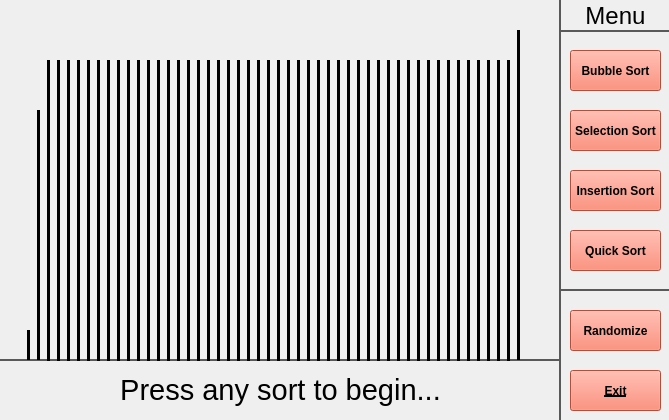
<?xml version="1.0" encoding="UTF-8"?>
<ui version="4.0">
 <class>MainWindow</class>
 <widget class="QMainWindow" name="MainWindow">
  <property name="geometry">
   <rect>
    <x>0</x>
    <y>0</y>
    <width>669</width>
    <height>420</height>
   </rect>
  </property>
  <property name="windowTitle">
   <string>MainWindow</string>
  </property>
  <property name="styleSheet">
   <string notr="true">color: rgb(89, 89, 89);</string>
  </property>
  <widget class="QWidget" name="centralwidget">
   <widget class="QPushButton" name="bubbleButton">
    <property name="geometry">
     <rect>
      <x>570</x>
      <y>50</y>
      <width>91</width>
      <height>41</height>
     </rect>
    </property>
    <property name="sizePolicy">
     <sizepolicy hsizetype="Preferred" vsizetype="Preferred">
      <horstretch>0</horstretch>
      <verstretch>0</verstretch>
     </sizepolicy>
    </property>
    <property name="font">
     <font>
      <pointsize>9</pointsize>
      <bold>true</bold>
     </font>
    </property>
    <property name="cursor">
     <cursorShape>PointingHandCursor</cursorShape>
    </property>
    <property name="styleSheet">
     <string notr="true">background-color: rgb(255, 108, 82);
color: rgb(0, 0, 0);</string>
    </property>
    <property name="text">
     <string>Bubble Sort</string>
    </property>
   </widget>
   <widget class="QPushButton" name="insertionButton">
    <property name="geometry">
     <rect>
      <x>570</x>
      <y>170</y>
      <width>91</width>
      <height>41</height>
     </rect>
    </property>
    <property name="sizePolicy">
     <sizepolicy hsizetype="Preferred" vsizetype="Preferred">
      <horstretch>0</horstretch>
      <verstretch>0</verstretch>
     </sizepolicy>
    </property>
    <property name="font">
     <font>
      <pointsize>9</pointsize>
      <bold>true</bold>
     </font>
    </property>
    <property name="cursor">
     <cursorShape>PointingHandCursor</cursorShape>
    </property>
    <property name="styleSheet">
     <string notr="true">background-color: rgb(255, 108, 82);
color: rgb(0, 0, 0);</string>
    </property>
    <property name="text">
     <string>Insertion Sort</string>
    </property>
   </widget>
   <widget class="QPushButton" name="quickButton">
    <property name="geometry">
     <rect>
      <x>570</x>
      <y>230</y>
      <width>91</width>
      <height>41</height>
     </rect>
    </property>
    <property name="sizePolicy">
     <sizepolicy hsizetype="Preferred" vsizetype="Preferred">
      <horstretch>0</horstretch>
      <verstretch>0</verstretch>
     </sizepolicy>
    </property>
    <property name="font">
     <font>
      <pointsize>9</pointsize>
      <bold>true</bold>
     </font>
    </property>
    <property name="cursor">
     <cursorShape>PointingHandCursor</cursorShape>
    </property>
    <property name="styleSheet">
     <string notr="true">background-color: rgb(255, 108, 82);
color: rgb(0, 0, 0);</string>
    </property>
    <property name="text">
     <string>Quick Sort</string>
    </property>
   </widget>
   <widget class="QPushButton" name="selectionButton">
    <property name="geometry">
     <rect>
      <x>570</x>
      <y>110</y>
      <width>91</width>
      <height>41</height>
     </rect>
    </property>
    <property name="sizePolicy">
     <sizepolicy hsizetype="Preferred" vsizetype="Preferred">
      <horstretch>0</horstretch>
      <verstretch>0</verstretch>
     </sizepolicy>
    </property>
    <property name="font">
     <font>
      <pointsize>9</pointsize>
      <bold>true</bold>
      <underline>false</underline>
     </font>
    </property>
    <property name="cursor">
     <cursorShape>PointingHandCursor</cursorShape>
    </property>
    <property name="styleSheet">
     <string notr="true">background-color: rgb(255, 108, 82);
color: rgb(0, 0, 0);</string>
    </property>
    <property name="text">
     <string>Selection Sort</string>
    </property>
   </widget>
   <widget class="QPushButton" name="randomizeButton">
    <property name="geometry">
     <rect>
      <x>570</x>
      <y>310</y>
      <width>91</width>
      <height>41</height>
     </rect>
    </property>
    <property name="font">
     <font>
      <pointsize>9</pointsize>
      <bold>true</bold>
     </font>
    </property>
    <property name="cursor">
     <cursorShape>PointingHandCursor</cursorShape>
    </property>
    <property name="styleSheet">
     <string notr="true">background-color: rgb(255, 108, 82);
color: rgb(0, 0, 0);</string>
    </property>
    <property name="text">
     <string>Randomize</string>
    </property>
   </widget>
   <widget class="QPushButton" name="exitButton">
    <property name="geometry">
     <rect>
      <x>570</x>
      <y>370</y>
      <width>91</width>
      <height>41</height>
     </rect>
    </property>
    <property name="font">
     <font>
      <pointsize>9</pointsize>
      <italic>false</italic>
      <bold>true</bold>
      <underline>true</underline>
      <strikeout>false</strikeout>
     </font>
    </property>
    <property name="cursor">
     <cursorShape>PointingHandCursor</cursorShape>
    </property>
    <property name="styleSheet">
     <string notr="true">background-color: rgb(255, 108, 82);
color: rgb(0, 0, 0);</string>
    </property>
    <property name="text">
     <string>Exit</string>
    </property>
   </widget>
   <widget class="Line" name="menuLine1">
    <property name="geometry">
     <rect>
      <x>540</x>
      <y>0</y>
      <width>41</width>
      <height>421</height>
     </rect>
    </property>
    <property name="styleSheet">
     <string notr="true"/>
    </property>
    <property name="frameShadow">
     <enum>QFrame::Plain</enum>
    </property>
    <property name="lineWidth">
     <number>2</number>
    </property>
    <property name="orientation">
     <enum>Qt::Vertical</enum>
    </property>
   </widget>
   <widget class="Line" name="menuLine2">
    <property name="geometry">
     <rect>
      <x>560</x>
      <y>280</y>
      <width>111</width>
      <height>20</height>
     </rect>
    </property>
    <property name="styleSheet">
     <string notr="true"/>
    </property>
    <property name="frameShadow">
     <enum>QFrame::Plain</enum>
    </property>
    <property name="lineWidth">
     <number>2</number>
    </property>
    <property name="orientation">
     <enum>Qt::Horizontal</enum>
    </property>
   </widget>
   <widget class="QLabel" name="menuLabel">
    <property name="geometry">
     <rect>
      <x>570</x>
      <y>0</y>
      <width>91</width>
      <height>31</height>
     </rect>
    </property>
    <property name="font">
     <font>
      <pointsize>18</pointsize>
      <bold>false</bold>
      <underline>false</underline>
     </font>
    </property>
    <property name="layoutDirection">
     <enum>Qt::LeftToRight</enum>
    </property>
    <property name="styleSheet">
     <string notr="true">color: rgb(0, 0, 0);</string>
    </property>
    <property name="text">
     <string>Menu</string>
    </property>
    <property name="alignment">
     <set>Qt::AlignCenter</set>
    </property>
   </widget>
   <widget class="Line" name="menuLine3">
    <property name="geometry">
     <rect>
      <x>560</x>
      <y>30</y>
      <width>118</width>
      <height>3</height>
     </rect>
    </property>
    <property name="styleSheet">
     <string notr="true"/>
    </property>
    <property name="frameShadow">
     <enum>QFrame::Plain</enum>
    </property>
    <property name="lineWidth">
     <number>2</number>
    </property>
    <property name="orientation">
     <enum>Qt::Horizontal</enum>
    </property>
   </widget>
   <widget class="Line" name="displayLine1">
    <property name="geometry">
     <rect>
      <x>0</x>
      <y>350</y>
      <width>561</width>
      <height>20</height>
     </rect>
    </property>
    <property name="styleSheet">
     <string notr="true"/>
    </property>
    <property name="frameShadow">
     <enum>QFrame::Plain</enum>
    </property>
    <property name="lineWidth">
     <number>2</number>
    </property>
    <property name="orientation">
     <enum>Qt::Horizontal</enum>
    </property>
   </widget>
   <widget class="QLabel" name="displayLabel">
    <property name="geometry">
     <rect>
      <x>0</x>
      <y>359</y>
      <width>561</width>
      <height>61</height>
     </rect>
    </property>
    <property name="font">
     <font>
      <pointsize>22</pointsize>
     </font>
    </property>
    <property name="styleSheet">
     <string notr="true">color: rgb(0, 0, 0);</string>
    </property>
    <property name="text">
     <string>Press any sort to begin...</string>
    </property>
    <property name="alignment">
     <set>Qt::AlignCenter</set>
    </property>
   </widget>
   <widget class="Line" name="num1">
    <property name="geometry">
     <rect>
      <x>20</x>
      <y>330</y>
      <width>16</width>
      <height>30</height>
     </rect>
    </property>
    <property name="sizePolicy">
     <sizepolicy hsizetype="Maximum" vsizetype="Maximum">
      <horstretch>0</horstretch>
      <verstretch>0</verstretch>
     </sizepolicy>
    </property>
    <property name="styleSheet">
     <string notr="true">color: rgb(0, 0, 0);</string>
    </property>
    <property name="frameShadow">
     <enum>QFrame::Plain</enum>
    </property>
    <property name="lineWidth">
     <number>3</number>
    </property>
    <property name="midLineWidth">
     <number>3</number>
    </property>
    <property name="orientation">
     <enum>Qt::Vertical</enum>
    </property>
   </widget>
   <widget class="Line" name="num2">
    <property name="geometry">
     <rect>
      <x>30</x>
      <y>110</y>
      <width>16</width>
      <height>250</height>
     </rect>
    </property>
    <property name="sizePolicy">
     <sizepolicy hsizetype="Maximum" vsizetype="Maximum">
      <horstretch>0</horstretch>
      <verstretch>0</verstretch>
     </sizepolicy>
    </property>
    <property name="styleSheet">
     <string notr="true">color: rgb(0, 0, 0);</string>
    </property>
    <property name="frameShadow">
     <enum>QFrame::Plain</enum>
    </property>
    <property name="lineWidth">
     <number>3</number>
    </property>
    <property name="midLineWidth">
     <number>3</number>
    </property>
    <property name="orientation">
     <enum>Qt::Vertical</enum>
    </property>
   </widget>
   <widget class="Line" name="num3">
    <property name="geometry">
     <rect>
      <x>40</x>
      <y>60</y>
      <width>16</width>
      <height>301</height>
     </rect>
    </property>
    <property name="sizePolicy">
     <sizepolicy hsizetype="Maximum" vsizetype="Maximum">
      <horstretch>0</horstretch>
      <verstretch>0</verstretch>
     </sizepolicy>
    </property>
    <property name="styleSheet">
     <string notr="true">color: rgb(0, 0, 0);</string>
    </property>
    <property name="frameShadow">
     <enum>QFrame::Plain</enum>
    </property>
    <property name="lineWidth">
     <number>3</number>
    </property>
    <property name="midLineWidth">
     <number>3</number>
    </property>
    <property name="orientation">
     <enum>Qt::Vertical</enum>
    </property>
   </widget>
   <widget class="Line" name="num4">
    <property name="geometry">
     <rect>
      <x>50</x>
      <y>60</y>
      <width>16</width>
      <height>301</height>
     </rect>
    </property>
    <property name="sizePolicy">
     <sizepolicy hsizetype="Maximum" vsizetype="Maximum">
      <horstretch>0</horstretch>
      <verstretch>0</verstretch>
     </sizepolicy>
    </property>
    <property name="styleSheet">
     <string notr="true">color: rgb(0, 0, 0);</string>
    </property>
    <property name="frameShadow">
     <enum>QFrame::Plain</enum>
    </property>
    <property name="lineWidth">
     <number>3</number>
    </property>
    <property name="midLineWidth">
     <number>3</number>
    </property>
    <property name="orientation">
     <enum>Qt::Vertical</enum>
    </property>
   </widget>
   <widget class="Line" name="num5">
    <property name="geometry">
     <rect>
      <x>60</x>
      <y>60</y>
      <width>16</width>
      <height>301</height>
     </rect>
    </property>
    <property name="sizePolicy">
     <sizepolicy hsizetype="Maximum" vsizetype="Maximum">
      <horstretch>0</horstretch>
      <verstretch>0</verstretch>
     </sizepolicy>
    </property>
    <property name="styleSheet">
     <string notr="true">color: rgb(0, 0, 0);</string>
    </property>
    <property name="frameShadow">
     <enum>QFrame::Plain</enum>
    </property>
    <property name="lineWidth">
     <number>3</number>
    </property>
    <property name="midLineWidth">
     <number>3</number>
    </property>
    <property name="orientation">
     <enum>Qt::Vertical</enum>
    </property>
   </widget>
   <widget class="Line" name="num6">
    <property name="geometry">
     <rect>
      <x>70</x>
      <y>60</y>
      <width>16</width>
      <height>301</height>
     </rect>
    </property>
    <property name="sizePolicy">
     <sizepolicy hsizetype="Maximum" vsizetype="Maximum">
      <horstretch>0</horstretch>
      <verstretch>0</verstretch>
     </sizepolicy>
    </property>
    <property name="styleSheet">
     <string notr="true">color: rgb(0, 0, 0);</string>
    </property>
    <property name="frameShadow">
     <enum>QFrame::Plain</enum>
    </property>
    <property name="lineWidth">
     <number>3</number>
    </property>
    <property name="midLineWidth">
     <number>3</number>
    </property>
    <property name="orientation">
     <enum>Qt::Vertical</enum>
    </property>
   </widget>
   <widget class="Line" name="num7">
    <property name="geometry">
     <rect>
      <x>80</x>
      <y>60</y>
      <width>16</width>
      <height>301</height>
     </rect>
    </property>
    <property name="sizePolicy">
     <sizepolicy hsizetype="Maximum" vsizetype="Maximum">
      <horstretch>0</horstretch>
      <verstretch>0</verstretch>
     </sizepolicy>
    </property>
    <property name="styleSheet">
     <string notr="true">color: rgb(0, 0, 0);</string>
    </property>
    <property name="frameShadow">
     <enum>QFrame::Plain</enum>
    </property>
    <property name="lineWidth">
     <number>3</number>
    </property>
    <property name="midLineWidth">
     <number>3</number>
    </property>
    <property name="orientation">
     <enum>Qt::Vertical</enum>
    </property>
   </widget>
   <widget class="Line" name="num8">
    <property name="geometry">
     <rect>
      <x>90</x>
      <y>60</y>
      <width>16</width>
      <height>301</height>
     </rect>
    </property>
    <property name="sizePolicy">
     <sizepolicy hsizetype="Maximum" vsizetype="Maximum">
      <horstretch>0</horstretch>
      <verstretch>0</verstretch>
     </sizepolicy>
    </property>
    <property name="styleSheet">
     <string notr="true">color: rgb(0, 0, 0);</string>
    </property>
    <property name="frameShadow">
     <enum>QFrame::Plain</enum>
    </property>
    <property name="lineWidth">
     <number>3</number>
    </property>
    <property name="midLineWidth">
     <number>3</number>
    </property>
    <property name="orientation">
     <enum>Qt::Vertical</enum>
    </property>
   </widget>
   <widget class="Line" name="num9">
    <property name="geometry">
     <rect>
      <x>100</x>
      <y>60</y>
      <width>16</width>
      <height>301</height>
     </rect>
    </property>
    <property name="sizePolicy">
     <sizepolicy hsizetype="Maximum" vsizetype="Maximum">
      <horstretch>0</horstretch>
      <verstretch>0</verstretch>
     </sizepolicy>
    </property>
    <property name="styleSheet">
     <string notr="true">color: rgb(0, 0, 0);</string>
    </property>
    <property name="frameShadow">
     <enum>QFrame::Plain</enum>
    </property>
    <property name="lineWidth">
     <number>3</number>
    </property>
    <property name="midLineWidth">
     <number>3</number>
    </property>
    <property name="orientation">
     <enum>Qt::Vertical</enum>
    </property>
   </widget>
   <widget class="Line" name="num10">
    <property name="geometry">
     <rect>
      <x>110</x>
      <y>60</y>
      <width>16</width>
      <height>301</height>
     </rect>
    </property>
    <property name="sizePolicy">
     <sizepolicy hsizetype="Maximum" vsizetype="Maximum">
      <horstretch>0</horstretch>
      <verstretch>0</verstretch>
     </sizepolicy>
    </property>
    <property name="styleSheet">
     <string notr="true">color: rgb(0, 0, 0);</string>
    </property>
    <property name="frameShadow">
     <enum>QFrame::Plain</enum>
    </property>
    <property name="lineWidth">
     <number>3</number>
    </property>
    <property name="midLineWidth">
     <number>3</number>
    </property>
    <property name="orientation">
     <enum>Qt::Vertical</enum>
    </property>
   </widget>
   <widget class="Line" name="num11">
    <property name="geometry">
     <rect>
      <x>120</x>
      <y>60</y>
      <width>16</width>
      <height>301</height>
     </rect>
    </property>
    <property name="sizePolicy">
     <sizepolicy hsizetype="Maximum" vsizetype="Maximum">
      <horstretch>0</horstretch>
      <verstretch>0</verstretch>
     </sizepolicy>
    </property>
    <property name="styleSheet">
     <string notr="true">color: rgb(0, 0, 0);</string>
    </property>
    <property name="frameShadow">
     <enum>QFrame::Plain</enum>
    </property>
    <property name="lineWidth">
     <number>3</number>
    </property>
    <property name="midLineWidth">
     <number>3</number>
    </property>
    <property name="orientation">
     <enum>Qt::Vertical</enum>
    </property>
   </widget>
   <widget class="Line" name="num12">
    <property name="geometry">
     <rect>
      <x>130</x>
      <y>60</y>
      <width>16</width>
      <height>301</height>
     </rect>
    </property>
    <property name="sizePolicy">
     <sizepolicy hsizetype="Maximum" vsizetype="Maximum">
      <horstretch>0</horstretch>
      <verstretch>0</verstretch>
     </sizepolicy>
    </property>
    <property name="styleSheet">
     <string notr="true">color: rgb(0, 0, 0);</string>
    </property>
    <property name="frameShadow">
     <enum>QFrame::Plain</enum>
    </property>
    <property name="lineWidth">
     <number>3</number>
    </property>
    <property name="midLineWidth">
     <number>3</number>
    </property>
    <property name="orientation">
     <enum>Qt::Vertical</enum>
    </property>
   </widget>
   <widget class="Line" name="num13">
    <property name="geometry">
     <rect>
      <x>140</x>
      <y>60</y>
      <width>16</width>
      <height>301</height>
     </rect>
    </property>
    <property name="sizePolicy">
     <sizepolicy hsizetype="Maximum" vsizetype="Maximum">
      <horstretch>0</horstretch>
      <verstretch>0</verstretch>
     </sizepolicy>
    </property>
    <property name="styleSheet">
     <string notr="true">color: rgb(0, 0, 0);</string>
    </property>
    <property name="frameShadow">
     <enum>QFrame::Plain</enum>
    </property>
    <property name="lineWidth">
     <number>3</number>
    </property>
    <property name="midLineWidth">
     <number>3</number>
    </property>
    <property name="orientation">
     <enum>Qt::Vertical</enum>
    </property>
   </widget>
   <widget class="Line" name="num14">
    <property name="geometry">
     <rect>
      <x>150</x>
      <y>60</y>
      <width>16</width>
      <height>301</height>
     </rect>
    </property>
    <property name="sizePolicy">
     <sizepolicy hsizetype="Maximum" vsizetype="Maximum">
      <horstretch>0</horstretch>
      <verstretch>0</verstretch>
     </sizepolicy>
    </property>
    <property name="styleSheet">
     <string notr="true">color: rgb(0, 0, 0);</string>
    </property>
    <property name="frameShadow">
     <enum>QFrame::Plain</enum>
    </property>
    <property name="lineWidth">
     <number>3</number>
    </property>
    <property name="midLineWidth">
     <number>3</number>
    </property>
    <property name="orientation">
     <enum>Qt::Vertical</enum>
    </property>
   </widget>
   <widget class="Line" name="num15">
    <property name="geometry">
     <rect>
      <x>160</x>
      <y>60</y>
      <width>16</width>
      <height>301</height>
     </rect>
    </property>
    <property name="sizePolicy">
     <sizepolicy hsizetype="Maximum" vsizetype="Maximum">
      <horstretch>0</horstretch>
      <verstretch>0</verstretch>
     </sizepolicy>
    </property>
    <property name="styleSheet">
     <string notr="true">color: rgb(0, 0, 0);</string>
    </property>
    <property name="frameShadow">
     <enum>QFrame::Plain</enum>
    </property>
    <property name="lineWidth">
     <number>3</number>
    </property>
    <property name="midLineWidth">
     <number>3</number>
    </property>
    <property name="orientation">
     <enum>Qt::Vertical</enum>
    </property>
   </widget>
   <widget class="Line" name="num16">
    <property name="geometry">
     <rect>
      <x>170</x>
      <y>60</y>
      <width>16</width>
      <height>301</height>
     </rect>
    </property>
    <property name="sizePolicy">
     <sizepolicy hsizetype="Maximum" vsizetype="Maximum">
      <horstretch>0</horstretch>
      <verstretch>0</verstretch>
     </sizepolicy>
    </property>
    <property name="styleSheet">
     <string notr="true">color: rgb(0, 0, 0);</string>
    </property>
    <property name="frameShadow">
     <enum>QFrame::Plain</enum>
    </property>
    <property name="lineWidth">
     <number>3</number>
    </property>
    <property name="midLineWidth">
     <number>3</number>
    </property>
    <property name="orientation">
     <enum>Qt::Vertical</enum>
    </property>
   </widget>
   <widget class="Line" name="num17">
    <property name="geometry">
     <rect>
      <x>180</x>
      <y>60</y>
      <width>16</width>
      <height>301</height>
     </rect>
    </property>
    <property name="sizePolicy">
     <sizepolicy hsizetype="Maximum" vsizetype="Maximum">
      <horstretch>0</horstretch>
      <verstretch>0</verstretch>
     </sizepolicy>
    </property>
    <property name="styleSheet">
     <string notr="true">color: rgb(0, 0, 0);</string>
    </property>
    <property name="frameShadow">
     <enum>QFrame::Plain</enum>
    </property>
    <property name="lineWidth">
     <number>3</number>
    </property>
    <property name="midLineWidth">
     <number>3</number>
    </property>
    <property name="orientation">
     <enum>Qt::Vertical</enum>
    </property>
   </widget>
   <widget class="Line" name="num18">
    <property name="geometry">
     <rect>
      <x>190</x>
      <y>60</y>
      <width>16</width>
      <height>301</height>
     </rect>
    </property>
    <property name="sizePolicy">
     <sizepolicy hsizetype="Maximum" vsizetype="Maximum">
      <horstretch>0</horstretch>
      <verstretch>0</verstretch>
     </sizepolicy>
    </property>
    <property name="styleSheet">
     <string notr="true">color: rgb(0, 0, 0);</string>
    </property>
    <property name="frameShadow">
     <enum>QFrame::Plain</enum>
    </property>
    <property name="lineWidth">
     <number>3</number>
    </property>
    <property name="midLineWidth">
     <number>3</number>
    </property>
    <property name="orientation">
     <enum>Qt::Vertical</enum>
    </property>
   </widget>
   <widget class="Line" name="num19">
    <property name="geometry">
     <rect>
      <x>200</x>
      <y>60</y>
      <width>16</width>
      <height>301</height>
     </rect>
    </property>
    <property name="sizePolicy">
     <sizepolicy hsizetype="Maximum" vsizetype="Maximum">
      <horstretch>0</horstretch>
      <verstretch>0</verstretch>
     </sizepolicy>
    </property>
    <property name="styleSheet">
     <string notr="true">color: rgb(0, 0, 0);</string>
    </property>
    <property name="frameShadow">
     <enum>QFrame::Plain</enum>
    </property>
    <property name="lineWidth">
     <number>3</number>
    </property>
    <property name="midLineWidth">
     <number>3</number>
    </property>
    <property name="orientation">
     <enum>Qt::Vertical</enum>
    </property>
   </widget>
   <widget class="Line" name="num20">
    <property name="geometry">
     <rect>
      <x>210</x>
      <y>60</y>
      <width>16</width>
      <height>301</height>
     </rect>
    </property>
    <property name="sizePolicy">
     <sizepolicy hsizetype="Maximum" vsizetype="Maximum">
      <horstretch>0</horstretch>
      <verstretch>0</verstretch>
     </sizepolicy>
    </property>
    <property name="styleSheet">
     <string notr="true">color: rgb(0, 0, 0);</string>
    </property>
    <property name="frameShadow">
     <enum>QFrame::Plain</enum>
    </property>
    <property name="lineWidth">
     <number>3</number>
    </property>
    <property name="midLineWidth">
     <number>3</number>
    </property>
    <property name="orientation">
     <enum>Qt::Vertical</enum>
    </property>
   </widget>
   <widget class="Line" name="num21">
    <property name="geometry">
     <rect>
      <x>220</x>
      <y>60</y>
      <width>16</width>
      <height>301</height>
     </rect>
    </property>
    <property name="sizePolicy">
     <sizepolicy hsizetype="Maximum" vsizetype="Maximum">
      <horstretch>0</horstretch>
      <verstretch>0</verstretch>
     </sizepolicy>
    </property>
    <property name="styleSheet">
     <string notr="true">color: rgb(0, 0, 0);</string>
    </property>
    <property name="frameShadow">
     <enum>QFrame::Plain</enum>
    </property>
    <property name="lineWidth">
     <number>3</number>
    </property>
    <property name="midLineWidth">
     <number>3</number>
    </property>
    <property name="orientation">
     <enum>Qt::Vertical</enum>
    </property>
   </widget>
   <widget class="Line" name="num22">
    <property name="geometry">
     <rect>
      <x>230</x>
      <y>60</y>
      <width>16</width>
      <height>301</height>
     </rect>
    </property>
    <property name="sizePolicy">
     <sizepolicy hsizetype="Maximum" vsizetype="Maximum">
      <horstretch>0</horstretch>
      <verstretch>0</verstretch>
     </sizepolicy>
    </property>
    <property name="styleSheet">
     <string notr="true">color: rgb(0, 0, 0);</string>
    </property>
    <property name="frameShadow">
     <enum>QFrame::Plain</enum>
    </property>
    <property name="lineWidth">
     <number>3</number>
    </property>
    <property name="midLineWidth">
     <number>3</number>
    </property>
    <property name="orientation">
     <enum>Qt::Vertical</enum>
    </property>
   </widget>
   <widget class="Line" name="num23">
    <property name="geometry">
     <rect>
      <x>240</x>
      <y>60</y>
      <width>16</width>
      <height>301</height>
     </rect>
    </property>
    <property name="sizePolicy">
     <sizepolicy hsizetype="Maximum" vsizetype="Maximum">
      <horstretch>0</horstretch>
      <verstretch>0</verstretch>
     </sizepolicy>
    </property>
    <property name="styleSheet">
     <string notr="true">color: rgb(0, 0, 0);</string>
    </property>
    <property name="frameShadow">
     <enum>QFrame::Plain</enum>
    </property>
    <property name="lineWidth">
     <number>3</number>
    </property>
    <property name="midLineWidth">
     <number>3</number>
    </property>
    <property name="orientation">
     <enum>Qt::Vertical</enum>
    </property>
   </widget>
   <widget class="Line" name="num24">
    <property name="geometry">
     <rect>
      <x>250</x>
      <y>60</y>
      <width>16</width>
      <height>301</height>
     </rect>
    </property>
    <property name="sizePolicy">
     <sizepolicy hsizetype="Maximum" vsizetype="Maximum">
      <horstretch>0</horstretch>
      <verstretch>0</verstretch>
     </sizepolicy>
    </property>
    <property name="styleSheet">
     <string notr="true">color: rgb(0, 0, 0);</string>
    </property>
    <property name="frameShadow">
     <enum>QFrame::Plain</enum>
    </property>
    <property name="lineWidth">
     <number>3</number>
    </property>
    <property name="midLineWidth">
     <number>3</number>
    </property>
    <property name="orientation">
     <enum>Qt::Vertical</enum>
    </property>
   </widget>
   <widget class="Line" name="num25">
    <property name="geometry">
     <rect>
      <x>260</x>
      <y>60</y>
      <width>16</width>
      <height>301</height>
     </rect>
    </property>
    <property name="sizePolicy">
     <sizepolicy hsizetype="Maximum" vsizetype="Maximum">
      <horstretch>0</horstretch>
      <verstretch>0</verstretch>
     </sizepolicy>
    </property>
    <property name="styleSheet">
     <string notr="true">color: rgb(0, 0, 0);</string>
    </property>
    <property name="frameShadow">
     <enum>QFrame::Plain</enum>
    </property>
    <property name="lineWidth">
     <number>3</number>
    </property>
    <property name="midLineWidth">
     <number>3</number>
    </property>
    <property name="orientation">
     <enum>Qt::Vertical</enum>
    </property>
   </widget>
   <widget class="Line" name="num26">
    <property name="geometry">
     <rect>
      <x>270</x>
      <y>60</y>
      <width>16</width>
      <height>301</height>
     </rect>
    </property>
    <property name="sizePolicy">
     <sizepolicy hsizetype="Maximum" vsizetype="Maximum">
      <horstretch>0</horstretch>
      <verstretch>0</verstretch>
     </sizepolicy>
    </property>
    <property name="styleSheet">
     <string notr="true">color: rgb(0, 0, 0);</string>
    </property>
    <property name="frameShadow">
     <enum>QFrame::Plain</enum>
    </property>
    <property name="lineWidth">
     <number>3</number>
    </property>
    <property name="midLineWidth">
     <number>3</number>
    </property>
    <property name="orientation">
     <enum>Qt::Vertical</enum>
    </property>
   </widget>
   <widget class="Line" name="num27">
    <property name="geometry">
     <rect>
      <x>280</x>
      <y>60</y>
      <width>16</width>
      <height>301</height>
     </rect>
    </property>
    <property name="sizePolicy">
     <sizepolicy hsizetype="Maximum" vsizetype="Maximum">
      <horstretch>0</horstretch>
      <verstretch>0</verstretch>
     </sizepolicy>
    </property>
    <property name="styleSheet">
     <string notr="true">color: rgb(0, 0, 0);</string>
    </property>
    <property name="frameShadow">
     <enum>QFrame::Plain</enum>
    </property>
    <property name="lineWidth">
     <number>3</number>
    </property>
    <property name="midLineWidth">
     <number>3</number>
    </property>
    <property name="orientation">
     <enum>Qt::Vertical</enum>
    </property>
   </widget>
   <widget class="Line" name="num28">
    <property name="geometry">
     <rect>
      <x>290</x>
      <y>60</y>
      <width>16</width>
      <height>301</height>
     </rect>
    </property>
    <property name="sizePolicy">
     <sizepolicy hsizetype="Maximum" vsizetype="Maximum">
      <horstretch>0</horstretch>
      <verstretch>0</verstretch>
     </sizepolicy>
    </property>
    <property name="styleSheet">
     <string notr="true">color: rgb(0, 0, 0);</string>
    </property>
    <property name="frameShadow">
     <enum>QFrame::Plain</enum>
    </property>
    <property name="lineWidth">
     <number>3</number>
    </property>
    <property name="midLineWidth">
     <number>3</number>
    </property>
    <property name="orientation">
     <enum>Qt::Vertical</enum>
    </property>
   </widget>
   <widget class="Line" name="num29">
    <property name="geometry">
     <rect>
      <x>300</x>
      <y>60</y>
      <width>16</width>
      <height>301</height>
     </rect>
    </property>
    <property name="sizePolicy">
     <sizepolicy hsizetype="Maximum" vsizetype="Maximum">
      <horstretch>0</horstretch>
      <verstretch>0</verstretch>
     </sizepolicy>
    </property>
    <property name="styleSheet">
     <string notr="true">color: rgb(0, 0, 0);</string>
    </property>
    <property name="frameShadow">
     <enum>QFrame::Plain</enum>
    </property>
    <property name="lineWidth">
     <number>3</number>
    </property>
    <property name="midLineWidth">
     <number>3</number>
    </property>
    <property name="orientation">
     <enum>Qt::Vertical</enum>
    </property>
   </widget>
   <widget class="Line" name="num30">
    <property name="geometry">
     <rect>
      <x>310</x>
      <y>60</y>
      <width>16</width>
      <height>301</height>
     </rect>
    </property>
    <property name="sizePolicy">
     <sizepolicy hsizetype="Maximum" vsizetype="Maximum">
      <horstretch>0</horstretch>
      <verstretch>0</verstretch>
     </sizepolicy>
    </property>
    <property name="styleSheet">
     <string notr="true">color: rgb(0, 0, 0);</string>
    </property>
    <property name="frameShadow">
     <enum>QFrame::Plain</enum>
    </property>
    <property name="lineWidth">
     <number>3</number>
    </property>
    <property name="midLineWidth">
     <number>3</number>
    </property>
    <property name="orientation">
     <enum>Qt::Vertical</enum>
    </property>
   </widget>
   <widget class="Line" name="num31">
    <property name="geometry">
     <rect>
      <x>320</x>
      <y>60</y>
      <width>16</width>
      <height>301</height>
     </rect>
    </property>
    <property name="sizePolicy">
     <sizepolicy hsizetype="Maximum" vsizetype="Maximum">
      <horstretch>0</horstretch>
      <verstretch>0</verstretch>
     </sizepolicy>
    </property>
    <property name="styleSheet">
     <string notr="true">color: rgb(0, 0, 0);</string>
    </property>
    <property name="frameShadow">
     <enum>QFrame::Plain</enum>
    </property>
    <property name="lineWidth">
     <number>3</number>
    </property>
    <property name="midLineWidth">
     <number>3</number>
    </property>
    <property name="orientation">
     <enum>Qt::Vertical</enum>
    </property>
   </widget>
   <widget class="Line" name="num32">
    <property name="geometry">
     <rect>
      <x>330</x>
      <y>60</y>
      <width>16</width>
      <height>301</height>
     </rect>
    </property>
    <property name="sizePolicy">
     <sizepolicy hsizetype="Maximum" vsizetype="Maximum">
      <horstretch>0</horstretch>
      <verstretch>0</verstretch>
     </sizepolicy>
    </property>
    <property name="styleSheet">
     <string notr="true">color: rgb(0, 0, 0);</string>
    </property>
    <property name="frameShadow">
     <enum>QFrame::Plain</enum>
    </property>
    <property name="lineWidth">
     <number>3</number>
    </property>
    <property name="midLineWidth">
     <number>3</number>
    </property>
    <property name="orientation">
     <enum>Qt::Vertical</enum>
    </property>
   </widget>
   <widget class="Line" name="num33">
    <property name="geometry">
     <rect>
      <x>340</x>
      <y>60</y>
      <width>16</width>
      <height>301</height>
     </rect>
    </property>
    <property name="sizePolicy">
     <sizepolicy hsizetype="Maximum" vsizetype="Maximum">
      <horstretch>0</horstretch>
      <verstretch>0</verstretch>
     </sizepolicy>
    </property>
    <property name="styleSheet">
     <string notr="true">color: rgb(0, 0, 0);</string>
    </property>
    <property name="frameShadow">
     <enum>QFrame::Plain</enum>
    </property>
    <property name="lineWidth">
     <number>3</number>
    </property>
    <property name="midLineWidth">
     <number>3</number>
    </property>
    <property name="orientation">
     <enum>Qt::Vertical</enum>
    </property>
   </widget>
   <widget class="Line" name="num34">
    <property name="geometry">
     <rect>
      <x>350</x>
      <y>60</y>
      <width>16</width>
      <height>301</height>
     </rect>
    </property>
    <property name="sizePolicy">
     <sizepolicy hsizetype="Maximum" vsizetype="Maximum">
      <horstretch>0</horstretch>
      <verstretch>0</verstretch>
     </sizepolicy>
    </property>
    <property name="styleSheet">
     <string notr="true">color: rgb(0, 0, 0);</string>
    </property>
    <property name="frameShadow">
     <enum>QFrame::Plain</enum>
    </property>
    <property name="lineWidth">
     <number>3</number>
    </property>
    <property name="midLineWidth">
     <number>3</number>
    </property>
    <property name="orientation">
     <enum>Qt::Vertical</enum>
    </property>
   </widget>
   <widget class="Line" name="num35">
    <property name="geometry">
     <rect>
      <x>360</x>
      <y>60</y>
      <width>16</width>
      <height>301</height>
     </rect>
    </property>
    <property name="sizePolicy">
     <sizepolicy hsizetype="Maximum" vsizetype="Maximum">
      <horstretch>0</horstretch>
      <verstretch>0</verstretch>
     </sizepolicy>
    </property>
    <property name="styleSheet">
     <string notr="true">color: rgb(0, 0, 0);</string>
    </property>
    <property name="frameShadow">
     <enum>QFrame::Plain</enum>
    </property>
    <property name="lineWidth">
     <number>3</number>
    </property>
    <property name="midLineWidth">
     <number>3</number>
    </property>
    <property name="orientation">
     <enum>Qt::Vertical</enum>
    </property>
   </widget>
   <widget class="Line" name="num36">
    <property name="geometry">
     <rect>
      <x>370</x>
      <y>60</y>
      <width>16</width>
      <height>301</height>
     </rect>
    </property>
    <property name="sizePolicy">
     <sizepolicy hsizetype="Maximum" vsizetype="Maximum">
      <horstretch>0</horstretch>
      <verstretch>0</verstretch>
     </sizepolicy>
    </property>
    <property name="styleSheet">
     <string notr="true">color: rgb(0, 0, 0);</string>
    </property>
    <property name="frameShadow">
     <enum>QFrame::Plain</enum>
    </property>
    <property name="lineWidth">
     <number>3</number>
    </property>
    <property name="midLineWidth">
     <number>3</number>
    </property>
    <property name="orientation">
     <enum>Qt::Vertical</enum>
    </property>
   </widget>
   <widget class="Line" name="num37">
    <property name="geometry">
     <rect>
      <x>380</x>
      <y>60</y>
      <width>16</width>
      <height>301</height>
     </rect>
    </property>
    <property name="sizePolicy">
     <sizepolicy hsizetype="Maximum" vsizetype="Maximum">
      <horstretch>0</horstretch>
      <verstretch>0</verstretch>
     </sizepolicy>
    </property>
    <property name="styleSheet">
     <string notr="true">color: rgb(0, 0, 0);</string>
    </property>
    <property name="frameShadow">
     <enum>QFrame::Plain</enum>
    </property>
    <property name="lineWidth">
     <number>3</number>
    </property>
    <property name="midLineWidth">
     <number>3</number>
    </property>
    <property name="orientation">
     <enum>Qt::Vertical</enum>
    </property>
   </widget>
   <widget class="Line" name="num38">
    <property name="geometry">
     <rect>
      <x>390</x>
      <y>60</y>
      <width>16</width>
      <height>301</height>
     </rect>
    </property>
    <property name="sizePolicy">
     <sizepolicy hsizetype="Maximum" vsizetype="Maximum">
      <horstretch>0</horstretch>
      <verstretch>0</verstretch>
     </sizepolicy>
    </property>
    <property name="styleSheet">
     <string notr="true">color: rgb(0, 0, 0);</string>
    </property>
    <property name="frameShadow">
     <enum>QFrame::Plain</enum>
    </property>
    <property name="lineWidth">
     <number>3</number>
    </property>
    <property name="midLineWidth">
     <number>3</number>
    </property>
    <property name="orientation">
     <enum>Qt::Vertical</enum>
    </property>
   </widget>
   <widget class="Line" name="num39">
    <property name="geometry">
     <rect>
      <x>400</x>
      <y>60</y>
      <width>16</width>
      <height>301</height>
     </rect>
    </property>
    <property name="sizePolicy">
     <sizepolicy hsizetype="Maximum" vsizetype="Maximum">
      <horstretch>0</horstretch>
      <verstretch>0</verstretch>
     </sizepolicy>
    </property>
    <property name="styleSheet">
     <string notr="true">color: rgb(0, 0, 0);</string>
    </property>
    <property name="frameShadow">
     <enum>QFrame::Plain</enum>
    </property>
    <property name="lineWidth">
     <number>3</number>
    </property>
    <property name="midLineWidth">
     <number>3</number>
    </property>
    <property name="orientation">
     <enum>Qt::Vertical</enum>
    </property>
   </widget>
   <widget class="Line" name="num40">
    <property name="geometry">
     <rect>
      <x>410</x>
      <y>60</y>
      <width>16</width>
      <height>301</height>
     </rect>
    </property>
    <property name="sizePolicy">
     <sizepolicy hsizetype="Maximum" vsizetype="Maximum">
      <horstretch>0</horstretch>
      <verstretch>0</verstretch>
     </sizepolicy>
    </property>
    <property name="styleSheet">
     <string notr="true">color: rgb(0, 0, 0);</string>
    </property>
    <property name="frameShadow">
     <enum>QFrame::Plain</enum>
    </property>
    <property name="lineWidth">
     <number>3</number>
    </property>
    <property name="midLineWidth">
     <number>3</number>
    </property>
    <property name="orientation">
     <enum>Qt::Vertical</enum>
    </property>
   </widget>
   <widget class="Line" name="num41">
    <property name="geometry">
     <rect>
      <x>420</x>
      <y>60</y>
      <width>16</width>
      <height>301</height>
     </rect>
    </property>
    <property name="sizePolicy">
     <sizepolicy hsizetype="Maximum" vsizetype="Maximum">
      <horstretch>0</horstretch>
      <verstretch>0</verstretch>
     </sizepolicy>
    </property>
    <property name="styleSheet">
     <string notr="true">color: rgb(0, 0, 0);</string>
    </property>
    <property name="frameShadow">
     <enum>QFrame::Plain</enum>
    </property>
    <property name="lineWidth">
     <number>3</number>
    </property>
    <property name="midLineWidth">
     <number>3</number>
    </property>
    <property name="orientation">
     <enum>Qt::Vertical</enum>
    </property>
   </widget>
   <widget class="Line" name="num42">
    <property name="geometry">
     <rect>
      <x>430</x>
      <y>60</y>
      <width>16</width>
      <height>301</height>
     </rect>
    </property>
    <property name="sizePolicy">
     <sizepolicy hsizetype="Maximum" vsizetype="Maximum">
      <horstretch>0</horstretch>
      <verstretch>0</verstretch>
     </sizepolicy>
    </property>
    <property name="styleSheet">
     <string notr="true">color: rgb(0, 0, 0);</string>
    </property>
    <property name="frameShadow">
     <enum>QFrame::Plain</enum>
    </property>
    <property name="lineWidth">
     <number>3</number>
    </property>
    <property name="midLineWidth">
     <number>3</number>
    </property>
    <property name="orientation">
     <enum>Qt::Vertical</enum>
    </property>
   </widget>
   <widget class="Line" name="num43">
    <property name="geometry">
     <rect>
      <x>440</x>
      <y>60</y>
      <width>16</width>
      <height>301</height>
     </rect>
    </property>
    <property name="sizePolicy">
     <sizepolicy hsizetype="Maximum" vsizetype="Maximum">
      <horstretch>0</horstretch>
      <verstretch>0</verstretch>
     </sizepolicy>
    </property>
    <property name="styleSheet">
     <string notr="true">color: rgb(0, 0, 0);</string>
    </property>
    <property name="frameShadow">
     <enum>QFrame::Plain</enum>
    </property>
    <property name="lineWidth">
     <number>3</number>
    </property>
    <property name="midLineWidth">
     <number>3</number>
    </property>
    <property name="orientation">
     <enum>Qt::Vertical</enum>
    </property>
   </widget>
   <widget class="Line" name="num44">
    <property name="geometry">
     <rect>
      <x>450</x>
      <y>60</y>
      <width>16</width>
      <height>301</height>
     </rect>
    </property>
    <property name="sizePolicy">
     <sizepolicy hsizetype="Maximum" vsizetype="Maximum">
      <horstretch>0</horstretch>
      <verstretch>0</verstretch>
     </sizepolicy>
    </property>
    <property name="styleSheet">
     <string notr="true">color: rgb(0, 0, 0);</string>
    </property>
    <property name="frameShadow">
     <enum>QFrame::Plain</enum>
    </property>
    <property name="lineWidth">
     <number>3</number>
    </property>
    <property name="midLineWidth">
     <number>3</number>
    </property>
    <property name="orientation">
     <enum>Qt::Vertical</enum>
    </property>
   </widget>
   <widget class="Line" name="num45">
    <property name="geometry">
     <rect>
      <x>460</x>
      <y>60</y>
      <width>16</width>
      <height>301</height>
     </rect>
    </property>
    <property name="sizePolicy">
     <sizepolicy hsizetype="Maximum" vsizetype="Maximum">
      <horstretch>0</horstretch>
      <verstretch>0</verstretch>
     </sizepolicy>
    </property>
    <property name="styleSheet">
     <string notr="true">color: rgb(0, 0, 0);</string>
    </property>
    <property name="frameShadow">
     <enum>QFrame::Plain</enum>
    </property>
    <property name="lineWidth">
     <number>3</number>
    </property>
    <property name="midLineWidth">
     <number>3</number>
    </property>
    <property name="orientation">
     <enum>Qt::Vertical</enum>
    </property>
   </widget>
   <widget class="Line" name="num46">
    <property name="geometry">
     <rect>
      <x>470</x>
      <y>60</y>
      <width>16</width>
      <height>301</height>
     </rect>
    </property>
    <property name="sizePolicy">
     <sizepolicy hsizetype="Maximum" vsizetype="Maximum">
      <horstretch>0</horstretch>
      <verstretch>0</verstretch>
     </sizepolicy>
    </property>
    <property name="styleSheet">
     <string notr="true">color: rgb(0, 0, 0);</string>
    </property>
    <property name="frameShadow">
     <enum>QFrame::Plain</enum>
    </property>
    <property name="lineWidth">
     <number>3</number>
    </property>
    <property name="midLineWidth">
     <number>3</number>
    </property>
    <property name="orientation">
     <enum>Qt::Vertical</enum>
    </property>
   </widget>
   <widget class="Line" name="num47">
    <property name="geometry">
     <rect>
      <x>480</x>
      <y>60</y>
      <width>16</width>
      <height>301</height>
     </rect>
    </property>
    <property name="sizePolicy">
     <sizepolicy hsizetype="Maximum" vsizetype="Maximum">
      <horstretch>0</horstretch>
      <verstretch>0</verstretch>
     </sizepolicy>
    </property>
    <property name="styleSheet">
     <string notr="true">color: rgb(0, 0, 0);</string>
    </property>
    <property name="frameShadow">
     <enum>QFrame::Plain</enum>
    </property>
    <property name="lineWidth">
     <number>3</number>
    </property>
    <property name="midLineWidth">
     <number>3</number>
    </property>
    <property name="orientation">
     <enum>Qt::Vertical</enum>
    </property>
   </widget>
   <widget class="Line" name="num48">
    <property name="geometry">
     <rect>
      <x>490</x>
      <y>60</y>
      <width>16</width>
      <height>301</height>
     </rect>
    </property>
    <property name="sizePolicy">
     <sizepolicy hsizetype="Maximum" vsizetype="Maximum">
      <horstretch>0</horstretch>
      <verstretch>0</verstretch>
     </sizepolicy>
    </property>
    <property name="styleSheet">
     <string notr="true">color: rgb(0, 0, 0);</string>
    </property>
    <property name="frameShadow">
     <enum>QFrame::Plain</enum>
    </property>
    <property name="lineWidth">
     <number>3</number>
    </property>
    <property name="midLineWidth">
     <number>3</number>
    </property>
    <property name="orientation">
     <enum>Qt::Vertical</enum>
    </property>
   </widget>
   <widget class="Line" name="num49">
    <property name="geometry">
     <rect>
      <x>500</x>
      <y>60</y>
      <width>16</width>
      <height>301</height>
     </rect>
    </property>
    <property name="sizePolicy">
     <sizepolicy hsizetype="Maximum" vsizetype="Maximum">
      <horstretch>0</horstretch>
      <verstretch>0</verstretch>
     </sizepolicy>
    </property>
    <property name="styleSheet">
     <string notr="true">color: rgb(0, 0, 0);</string>
    </property>
    <property name="frameShadow">
     <enum>QFrame::Plain</enum>
    </property>
    <property name="lineWidth">
     <number>3</number>
    </property>
    <property name="midLineWidth">
     <number>3</number>
    </property>
    <property name="orientation">
     <enum>Qt::Vertical</enum>
    </property>
   </widget>
   <widget class="Line" name="num50">
    <property name="geometry">
     <rect>
      <x>510</x>
      <y>30</y>
      <width>16</width>
      <height>330</height>
     </rect>
    </property>
    <property name="sizePolicy">
     <sizepolicy hsizetype="Maximum" vsizetype="Maximum">
      <horstretch>0</horstretch>
      <verstretch>0</verstretch>
     </sizepolicy>
    </property>
    <property name="styleSheet">
     <string notr="true">color: rgb(0, 0, 0);</string>
    </property>
    <property name="frameShadow">
     <enum>QFrame::Plain</enum>
    </property>
    <property name="lineWidth">
     <number>3</number>
    </property>
    <property name="midLineWidth">
     <number>3</number>
    </property>
    <property name="orientation">
     <enum>Qt::Vertical</enum>
    </property>
   </widget>
  </widget>
 </widget>
 <resources/>
 <connections>
  <connection>
   <sender>exitButton</sender>
   <signal>clicked()</signal>
   <receiver>MainWindow</receiver>
   <slot>close()</slot>
   <hints>
    <hint type="sourcelabel">
     <x>607</x>
     <y>391</y>
    </hint>
    <hint type="destinationlabel">
     <x>542</x>
     <y>386</y>
    </hint>
   </hints>
  </connection>
 </connections>
</ui>
